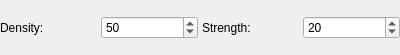
<?xml version="1.0" encoding="UTF-8"?>
<ui version="4.0">
 <class>ErosionEditor</class>
 <widget class="QWidget" name="ErosionEditor">
  <property name="geometry">
   <rect>
    <x>0</x>
    <y>0</y>
    <width>400</width>
    <height>55</height>
   </rect>
  </property>
  <property name="windowTitle">
   <string notr="true"/>
  </property>
  <layout class="QHBoxLayout" name="horizontalLayout">
   <property name="spacing">
    <number>4</number>
   </property>
   <property name="leftMargin">
    <number>0</number>
   </property>
   <property name="topMargin">
    <number>0</number>
   </property>
   <property name="rightMargin">
    <number>0</number>
   </property>
   <property name="bottomMargin">
    <number>0</number>
   </property>
   <item>
    <widget class="LabelSlider" name="densityLabel">
     <property name="text">
      <string>Density:</string>
     </property>
     <property name="buddy">
      <cstring>densityField</cstring>
     </property>
    </widget>
   </item>
   <item>
    <widget class="QSpinBox" name="densityField">
     <property name="minimum">
      <number>10</number>
     </property>
     <property name="maximum">
      <number>100</number>
     </property>
     <property name="value">
      <number>50</number>
     </property>
    </widget>
   </item>
   <item>
    <widget class="LabelSlider" name="strengthLabel">
     <property name="text">
      <string>Strength:</string>
     </property>
     <property name="buddy">
      <cstring>densityField</cstring>
     </property>
    </widget>
   </item>
   <item>
    <widget class="QSpinBox" name="strengthField">
     <property name="minimum">
      <number>10</number>
     </property>
     <property name="maximum">
      <number>100</number>
     </property>
     <property name="value">
      <number>20</number>
     </property>
    </widget>
   </item>
  </layout>
 </widget>
 <customwidgets>
  <customwidget>
   <class>LabelSlider</class>
   <extends>QLabel</extends>
   <header>labelslider.h</header>
  </customwidget>
 </customwidgets>
 <resources/>
 <connections/>
</ui>
